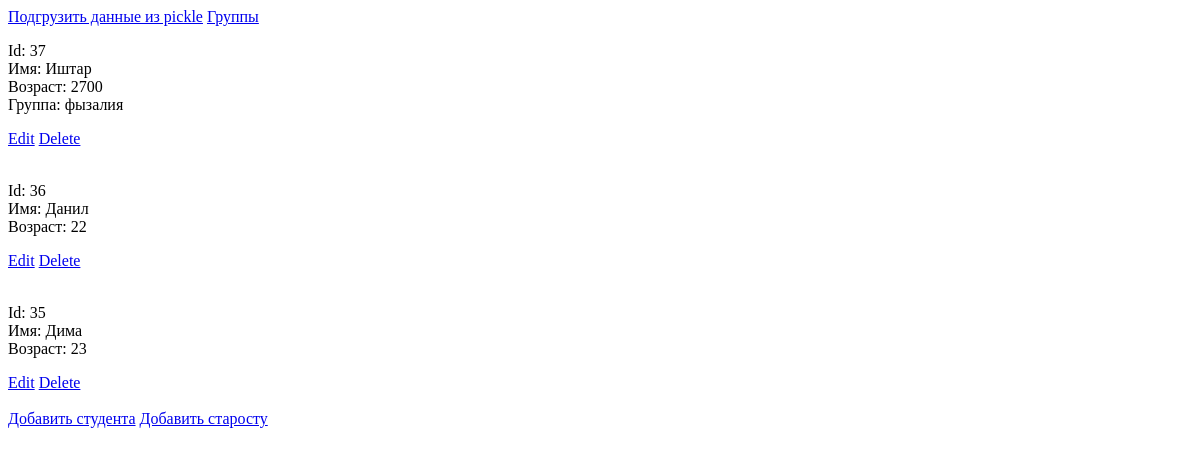
Before: /group1/ with the older database file.
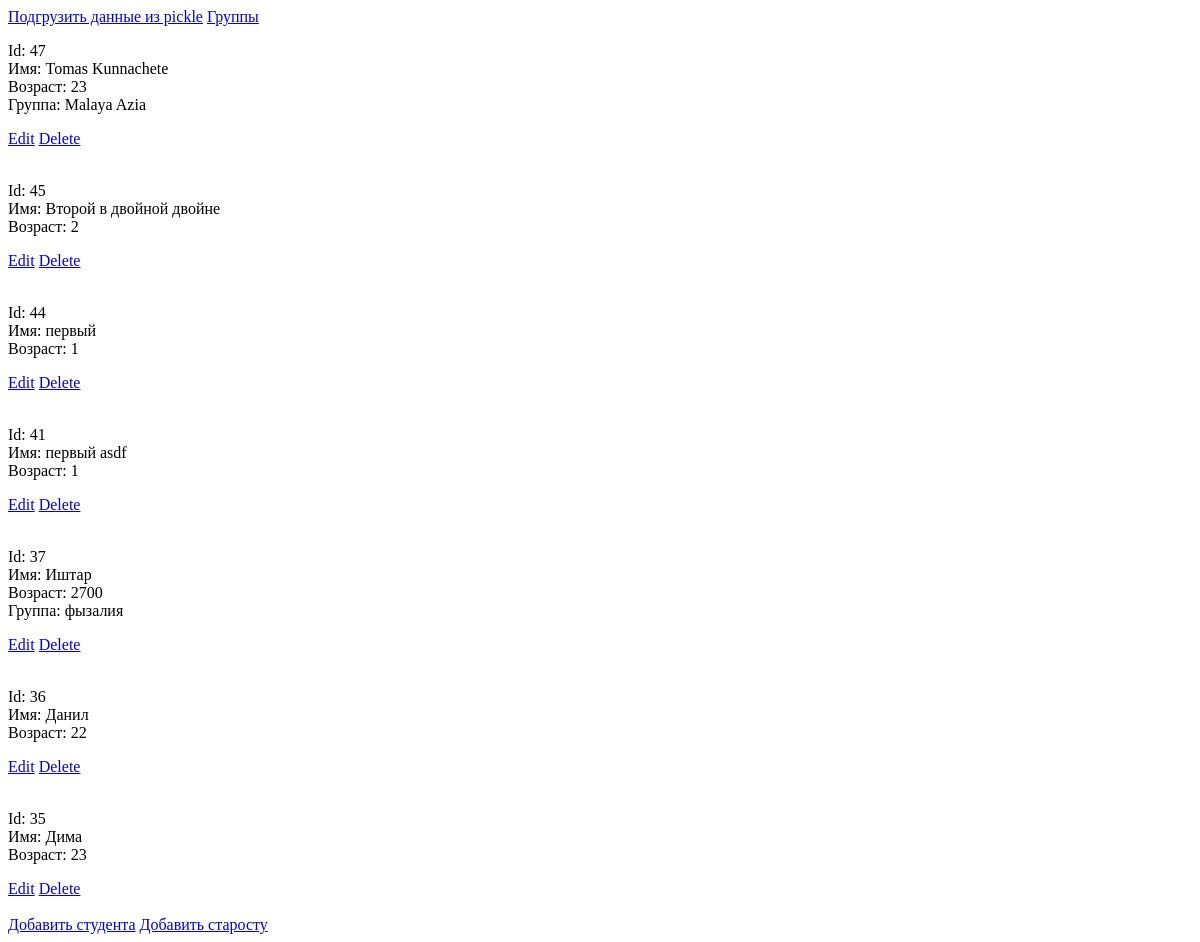
After: the same page with the newer database file.
### tables this page shows
CREATE TABLE students(
					   id integer primary key autoincrement,
					   age integer,
					   name text,
					   group_name text,
					   type text
					   );

### app/api/roots.py (the view)
@bp.route("/")
def index():
    group = get_group()
    group.show_items()
    print(request.url_rule)
    print(request.url_rule.rule.split('/'))
    return render_template("group/group.tpl", group=group.show_items(), selfurl=get_url_root())

### app/__init__.py (called while the page is built)
@app.template_test('instanceof')
def is_instanceof(value, type_name):
    return value.__class__.__name__ == type_name

### app/api/group.py (called while the page is built)
    def set_io_handler(self, io_handler: IOHandler):
        self.io_handler = io_handler

    def show_items(self):
        items = []
        for item in self.storage.get_items():
            item.io_handler = copy.deepcopy(self.io_handler)
            item.output()
            items.append(item)
        return items

### app/api/roots.py (called while the page is built)
def get_group():
    if 'group' not in g:
        g.group = Group(DBStorage("group"),io_handler=FlaskIOHandler(request))
    return g.group

def get_url_root():
    return '/' + request.url_rule.rule.split('/')[1]

@bp.teardown_request
def teardown_book(ctx):
    get_group().storage.store()

### app/io_handlers/flask_handler.py (called while the page is built)
    def write(self, title, value):
        self.output.append(f"{title}: {value}<br>")

    def get_output(self):
        return "".join(self.output)

### app/models/leader.py (called while the page is built)
    def output(self):
        super().output()
        self.io_handler.write("Группа", self.group)

    def load(self, row):
        self.id = row['id']
        self.name = row['name']
        self.age = row['age']
        self.group = row['group_name']

### app/storage/db_storage.py (called while the page is built)
    def store(self):
        self.db.commit()
        self.db.close()

### app/templates/group/group.tpl (shortened to what this page needs)
{% extends "group/base.tpl" %}
{% block content %}
    {% for person in group %}
{% include "group/item.tpl" ignore missing %}
    {% else %}
Group is empty
    {% endfor %}
{% include "group/add_student.tpl" ignore missing %}
{% include "group/add_leader.tpl" ignore missing %}
{% endblock %}

### app/templates/group/item.tpl
<p>
{{person.io_handler.get_output()}}
</p>
{% set cls_id = 1 %}
{%if person is instanceof('Leader')%}
    {% set cls_id = 2 %}
{% endif %}
<a href="{{selfurl}}/edit_form/{{cls_id}}/{{person.id}}">Edit</a>
<a href="{{selfurl}}/delete/{{person.id}}">Delete</a>
<br><br>

Changed rows visible on the page:
added students: io_handler.get_output "Id: 47 Имя: Tomas Kunnachete Возраст: 23 Группа: Malaya Azia"
added students: io_handler.get_output "Id: 45 Имя: Второй в двойной двойне Возраст: 2"
added students: io_handler.get_output "Id: 44 Имя: первый Возраст: 1"
added students: io_handler.get_output "Id: 41 Имя: первый asdf Возраст: 1"
